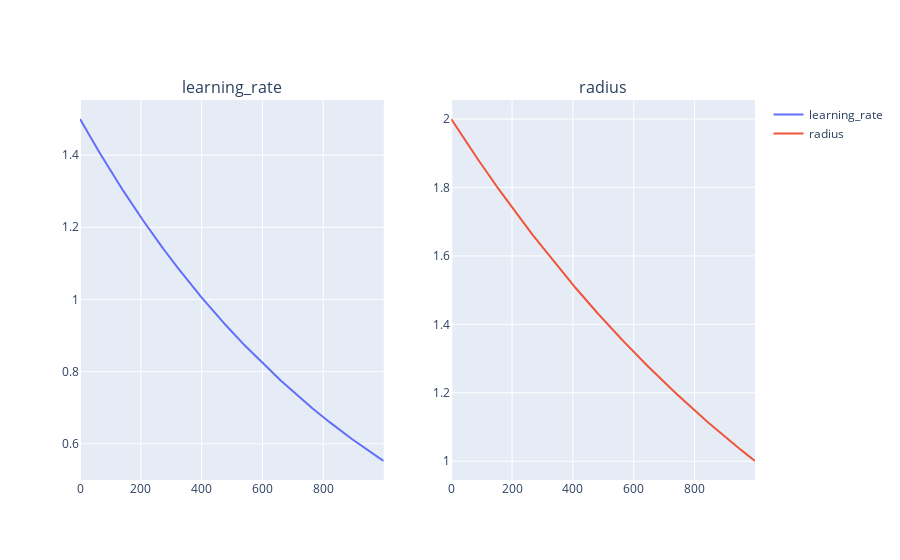

Source (notebook cell):
### Code cell
ticker = np.arange(0, epochs, 1)

figure = make_subplots(rows=1, cols=2, subplot_titles=["learning_rate", "radius"])
figure.add_trace(go.Scatter(x=ticker, y=kohonen.maslr, name="learning_rate"), col=1, row=1)
figure.add_trace(go.Scatter(x=ticker, y=kohonen.masr, name="radius"), col=2, row=1)

figure.show()

### Figure 1 — Plotly figure (JSON) as saved in the notebook; plotly's stock layout.template omitted (floating-point values rounded to 4 significant figures; data arrays with more than 128 entries replaced by an {"elided": "..."} marker saying what was removed)
{"data": [{"name": "learning_rate", "type": "scatter", "x": {"elided": "1000 int values"}, "xaxis": "x", "y": {"elided": "1000 float values"}, "yaxis": "y"}, {"name": "radius", "type": "scatter", "x": {"elided": "1000 int values"}, "xaxis": "x2", "y": {"elided": "1000 float values"}, "yaxis": "y2"}], "layout": {"annotations": [{"font": {"size": 16}, "showarrow": false, "text": "learning_rate", "x": 0.225, "xanchor": "center", "xref": "paper", "y": 1, "yanchor": "bottom", "yref": "paper"}, {"font": {"size": 16}, "showarrow": false, "text": "radius", "x": 0.775, "xanchor": "center", "xref": "paper", "y": 1, "yanchor": "bottom", "yref": "paper"}], "xaxis": {"anchor": "y", "domain": [0, 0.45]}, "xaxis2": {"anchor": "y2", "domain": [0.55, 1]}, "yaxis": {"anchor": "x", "domain": [0, 1]}, "yaxis2": {"anchor": "x2", "domain": [0, 1]}}}
